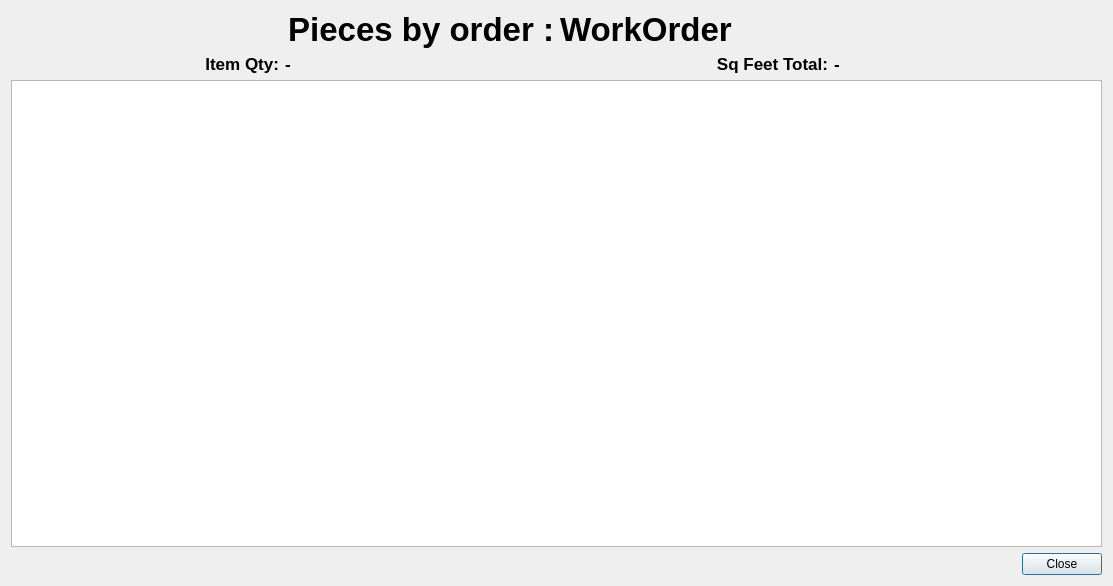
<?xml version="1.0" encoding="UTF-8"?>
<ui version="4.0">
 <class>viewMozo</class>
 <widget class="QDialog" name="viewMozo">
  <property name="geometry">
   <rect>
    <x>0</x>
    <y>0</y>
    <width>1113</width>
    <height>586</height>
   </rect>
  </property>
  <property name="windowTitle">
   <string>Dialog</string>
  </property>
  <layout class="QGridLayout" name="gridLayout">
   <item row="0" column="0">
    <layout class="QVBoxLayout" name="verticalLayout">
     <item>
      <layout class="QHBoxLayout" name="horizontalLayout_3">
       <item>
        <widget class="QLabel" name="label">
         <property name="font">
          <font>
           <pointsize>25</pointsize>
           <bold>true</bold>
          </font>
         </property>
         <property name="text">
          <string>Pieces by order :</string>
         </property>
         <property name="alignment">
          <set>Qt::AlignRight|Qt::AlignTrailing|Qt::AlignVCenter</set>
         </property>
        </widget>
       </item>
       <item>
        <widget class="QLabel" name="label_wo">
         <property name="font">
          <font>
           <pointsize>25</pointsize>
           <bold>true</bold>
          </font>
         </property>
         <property name="text">
          <string>WorkOrder</string>
         </property>
        </widget>
       </item>
      </layout>
     </item>
     <item>
      <layout class="QHBoxLayout" name="horizontalLayout_2">
       <item>
        <widget class="QLabel" name="label_4">
         <property name="font">
          <font>
           <pointsize>13</pointsize>
           <bold>true</bold>
          </font>
         </property>
         <property name="text">
          <string>Item Qty:</string>
         </property>
         <property name="alignment">
          <set>Qt::AlignRight|Qt::AlignTrailing|Qt::AlignVCenter</set>
         </property>
        </widget>
       </item>
       <item>
        <widget class="QLabel" name="label_totalMozo">
         <property name="font">
          <font>
           <pointsize>13</pointsize>
           <bold>true</bold>
          </font>
         </property>
         <property name="text">
          <string>-</string>
         </property>
        </widget>
       </item>
       <item>
        <widget class="QLabel" name="label_2">
         <property name="font">
          <font>
           <pointsize>13</pointsize>
           <bold>true</bold>
          </font>
         </property>
         <property name="text">
          <string>Sq Feet Total:</string>
         </property>
         <property name="alignment">
          <set>Qt::AlignRight|Qt::AlignTrailing|Qt::AlignVCenter</set>
         </property>
        </widget>
       </item>
       <item>
        <widget class="QLabel" name="label_sqf">
         <property name="font">
          <font>
           <pointsize>13</pointsize>
           <bold>true</bold>
          </font>
         </property>
         <property name="text">
          <string>-</string>
         </property>
        </widget>
       </item>
      </layout>
     </item>
     <item>
      <widget class="QTableView" name="tableView"/>
     </item>
     <item>
      <layout class="QHBoxLayout" name="horizontalLayout">
       <item>
        <spacer name="horizontalSpacer">
         <property name="orientation">
          <enum>Qt::Horizontal</enum>
         </property>
         <property name="sizeHint" stdset="0">
          <size>
           <width>40</width>
           <height>20</height>
          </size>
         </property>
        </spacer>
       </item>
       <item>
        <widget class="QPushButton" name="pushButton">
         <property name="text">
          <string>Close</string>
         </property>
        </widget>
       </item>
      </layout>
     </item>
    </layout>
   </item>
  </layout>
 </widget>
 <resources/>
 <connections/>
</ui>
